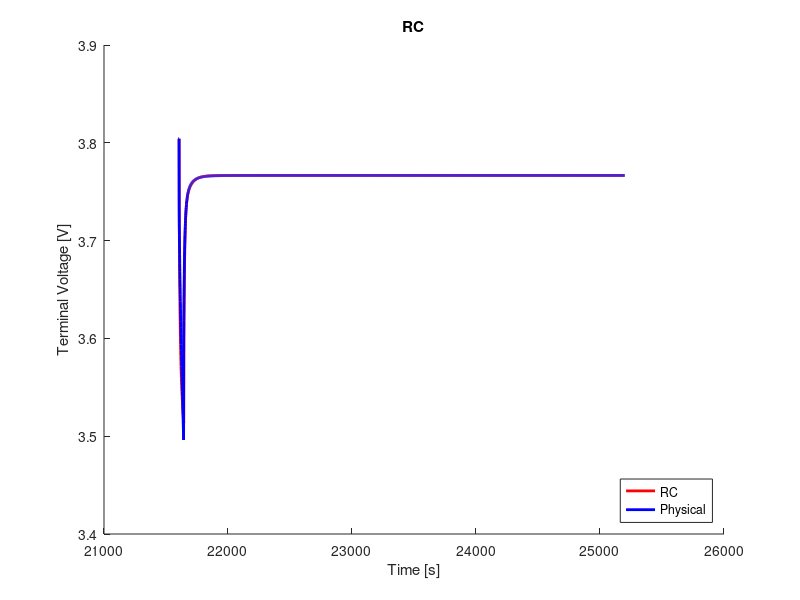

MATLAB code to generate this figure:
clear;
clc;
close all;

%% load data
load('ocv_final.mat');
time_ocv = time;
load('pulse_10_c_6.mat');
load('rc2_cf_10_c.mat');

%% voltage limitations
v_max = 4.4;                                    % cut-over voltage
v_min = 3.0;                                    % cut-off voltage

%% resample ocv and soc
t1 = time_ocv(1);
t2 = time_ocv(end);
dt = 1;                                         % sample time
t = (t1:dt:t2) - t1;

ocv = interp1(time_ocv, ocv, t1:dt:t2);
soc = interp1(time_ocv, soc, t1:dt:t2);

s = length(time);

%% variables
Q = 16.8;
eta = 1.0;                                  % coulombic efficiency

n = 2;                                      % number of rc links
i_r = zeros(n, 1);
v_c = zeros(n, 1);
flag = 1;

%% compute soc
ind_init = soc(interp1(ocv, 1:length(ocv), V_batt_time(1), 'nearest'))
ind_init = interp1(soc, 1:length(soc), ind_init, 'nearest');
v_t(1) = ocv(ind_init);
z0 = soc(ind_init);
z = z0 - dt/(Q*3600)*eta*cumsum(I(1:end));

% manual fit
p = 7;
r0 = r0_cf(p);
r1 = r1_cf(p);
r2 = r2_cf(p);
% r3 = r3_cf(p);
c1 = c1_cf(p);
c2 = c2_cf(p);
% c3 = c3_cf(p);

r = [r1; r2];
c = [c1; c2];

%% compute terminal voltage
for j = 1:n
    f(j) = exp(-dt/(r(j)*c(j)));
end
for k = 1:s-1
    if flag == 1
        i_r(:, k+1) = diag(f)*i_r(:, k) + (1-f')*I(k);
        v_c(:, k) = i_r(:, k).*r;
        ind = interp1(soc, 1:length(soc), z(k), 'nearest');
        v_t(k+1) = ocv(ind) - sum(v_c(:, k)) - I(k).*r0;
        if v_t(k) < v_min
            fprintf('Reached lower voltage limit.');
            flag = 0;
        end
        if v_t(k) > v_max
            fprintf('Reached upper voltage limit.');
            flag = 0;
        end 
    end
end

%% compute rms error
v_t = reshape(v_t, size(V_batt_time));
rmse = 1000*sqrt(mean((V_batt_time - v_t).^2))     % [mV]

%% plot
figure(1);
hold on;
plot(time, v_t, 'r', 'LineWidth', 2)
hold on;
plot(time, V_batt_time, 'b', 'LineWidth', 2)
xlabel('Time [s]')
ylabel('Terminal Voltage [V]')
title('RC')
legend('RC', 'Physical', 'location', 'southeast')
